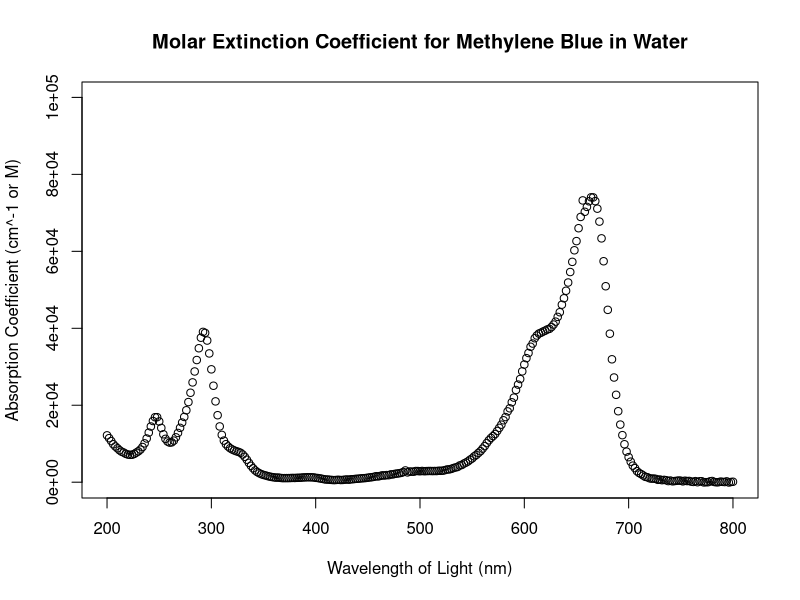

Source code (R):
data <- read.csv("data.csv")

png(file="scatterplot.png")

print("The absorption of methylene blue peaks at around 650-700 nm, which corresponds to the color of red or orange.")
cat("The values of the x-axis ranges from", min(data$x), "-", max(data$x), "nm.", "\n")
cat("The values of the y-axis ranges from", min(data$y), "-", max(data$y), "cm^-1.", "\n")

plot(x = data$x, y = data$y,
    xlab = "Wavelength of Light (nm)",
    ylab = "Absorption Coefficient (cm^-1 or M)",
    xlim = c(200,800),
    ylim = c(-100,100000),
    main = "Molar Extinction Coefficient for Methylene Blue in Water"
)

dev.off()
